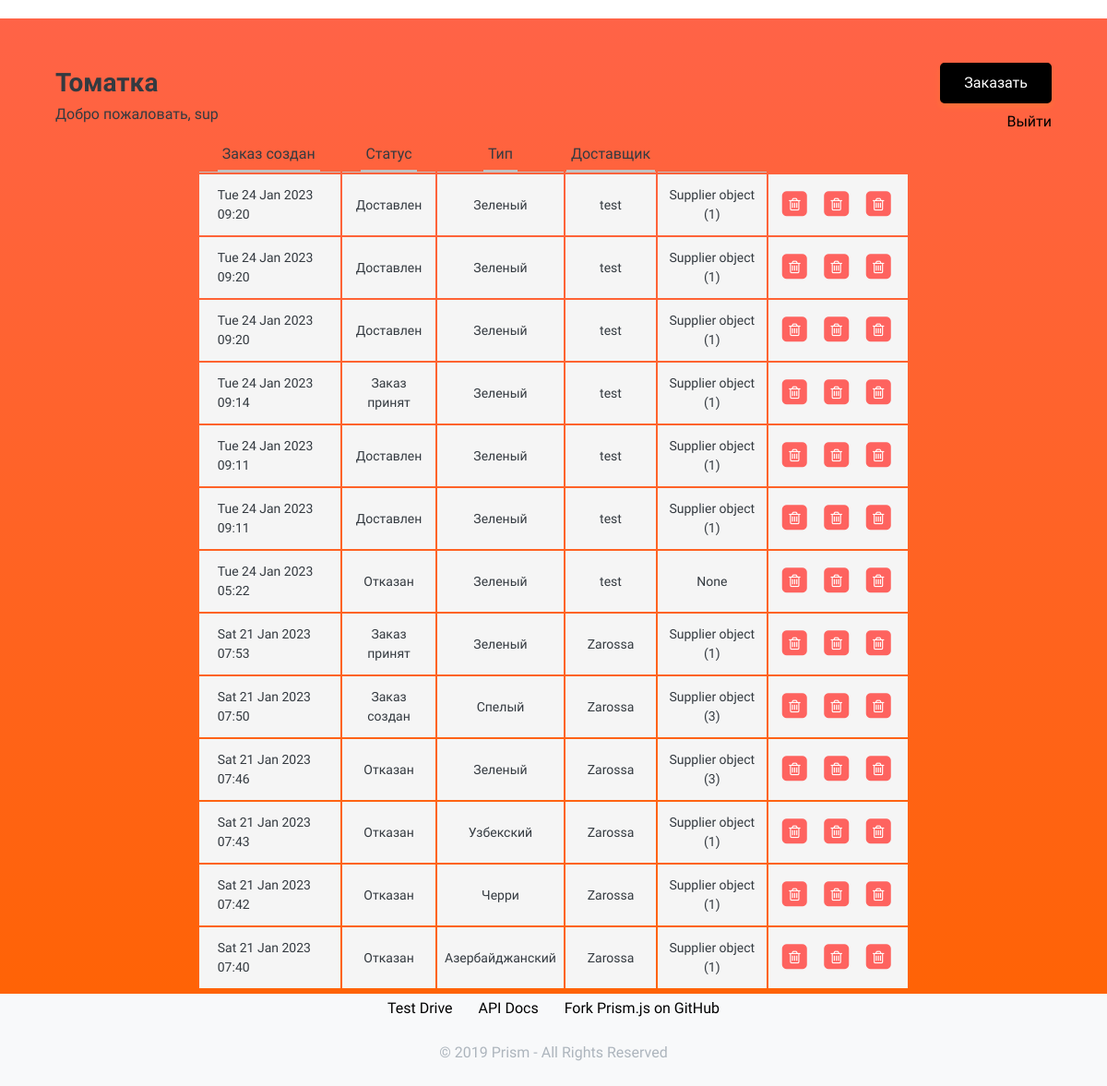
/supplier_profile (signed in), run on the app's committed database.
### website/auth/models.py (models this page shows)
class User(AbstractUser):
    is_customer = models.BooleanField(default=False)
    is_supplier = models.BooleanField(default=False)

class Supplier(models.Model):
    user = models.OneToOneField(User, on_delete=models.CASCADE, primary_key=True)
    company_name = models.CharField(max_length=50, null=False, blank=False)

### website/models.py (models this page shows, shortened)
class Order(models.Model):
	CREATED = 0
	ACCEPTED = 1
	SHIPPING = 2
	DELIVERED = 3
	DECLINED = 4
	DISPUTE = 5
	STATUS_CHOICES = (
	    (CREATED, 'Заказ создан'),
	    (ACCEPTED, 'Заказ принят'),
	    (SHIPPING, 'В пути'),
	    (DELIVERED, "Доставлен"),
	    (DECLINED, "Отказан"),
	    (DISPUTE, "Открыт спор"),
	)
	GREEN = 0
	RIPE = 1
	CHERRY = 2
	UZBEK = 3
	AZER = 4
	TOMATO_TYPE = (
		(GREEN, 'Зеленый'),
		(RIPE, 'Спелый'),
		(CHERRY, 'Черри'),
		(UZBEK, 'Узбекский'),
		(AZER, 'Азербайджанский')
	)
	customer = models.ForeignKey(User, on_delete=models.CASCADE)
	supplier = models.ForeignKey(Supplier, on_delete=SET_NULL, null=True)
	timestamp = models.DateTimeField(default=datetime.now, editable=False)
	status = models.IntegerField(choices=STATUS_CHOICES)
	tomato_type = models.IntegerField(choices=TOMATO_TYPE, default=GREEN)
	def get_status_display(self):
		return Order.STATUS_CHOICES[self.status][1]
	def get_type_display(self):
		return Order.TOMATO_TYPE[self.tomato_type][1]

### website/views.py (the view)
# urls.py: path('supplier_profile', views.supplier_profile, name='supplier_profile'),
@login_required
@supplier_required
def supplier_profile(request):
    usr = request.user
    print(usr.is_supplier)
    orders = Order.objects.order_by('-timestamp')#, supplier__isnull)    .filter(supplier__isnull=True)
    return render(request, 'users/supplier_profile.html', { 'orders' : orders })

### frontend/templates/users/supplier_profile.html (shortened to what this page needs)
{% extends "base.html" %}
{% load static %}
{% block content %}
<link rel="stylesheet" href="{% static 'css/orders.css' %}">
<link href="https://maxcdn.bootstrapcdn.com/font-awesome/4.3.0/css/font-awesome.min.css" rel="stylesheet">
<div class="container">
<div class="row">
	<div class="col-lg-12">
		<div class="main-box clearfix">
			{% if orders %}
			<div class="table-responsive">
				<table class="table user-list">
					<thead>
						<tr>
							<th><span>Заказ создан</span></th>
							<th class="text-center"><span>Статус</span></th>
							<th class="text-center"><span>Тип</span></th>
							<th class="text-center"><span>Доставщик</span></th>
							<th>&nbsp;</th>
						</tr>
					</thead>
					<tbody>
		                {% for order in orders %}
		                    {% include "users/supplier_order.html" with order=order %}
		                {% endfor %}
					</tbody>
				</table>
	            {% else %}
	                <div class="profile-list-placeholder">
	                    Пользователь пока не сделал ни одного заказа...
	                </div>
            	{% endif %}
			</div>
		</div>
	</div>
</div>
</div>
{% endblock %}

### frontend/templates/base.html (shortened to what this page needs)
{% load static %}
<!doctype html>
<html lang="ru">
<head>
    <link rel="stylesheet" href="{% static 'css/bootstrap.css' %}">
</head>
<body>
<section class="bg-gradient pt-5 pb-6" style="min-height: 100%;  margin-bottom: -100px;">
    <div class="container">
        <div class="col-12 d-flex flex-row align-items-center justify-content-between">
          <div class="heading-brand">Томатка</div>
          <a href="{% url 'order' %}" class="btn btn-dark">Заказать</a>
        </div>
        <div class="col-12 d-flex flex-row align-items-center justify-content-between">
            {% if user.is_authenticated%}
            <p>Добро пожаловать, {{user.username}}</p>
            <a href="{% url 'logout' %}">Выйти</a>
            {%else%}
            <p>Please <a href="{% url 'login' %}">Login</a></p>
            {%endif%}
        </div>
        <div class="col-md-9 mx-auto">
            {% block content %}{% endblock %}
        </div>
      </div>
</section>
<footer class="py-1 my-2 bg-light" style="height: 100px;">
    <div class="container">
        <div class="row">
            <div class="col-12 text-center">
                <ul class="list-inline">
                    <li class="list-inline-item"><a href="https://prismjs.com/test.html">Test Drive</a></li>
                    <li class="list-inline-item"><a href="https://prismjs.com/extending.html">API Docs</a></li>
                    <li class="list-inline-item"><a href="https://github.com/LeaVerou/prism/">Fork Prism.js on GitHub</a></li>
                </ul>
            </div>
        </div>
        <div class="row my-2">
            <div class="col-md-4 mx-auto text-muted text-center small-xl">
                &copy; 2019 Prism - All Rights Reserved
            </div>
        </div>
    </div>
</footer>
</body>
</html>

### frontend/templates/users/supplier_order.html
<tr data-orderid={{ order.id }}>
	<td>
		{{ order.timestamp|date:"D d M Y" }} {{ order.timestamp|time:"H:i" }}
	</td>
	<td class="text-center">
		<span id="order_status" class="label label-default">{{order.get_status_display}}</span>
	</td>
	<td class="text-center">
		<span class="label label-default">{{order.get_type_display}}</span>
	</td>
	<td class="text-center">
		<span id="customer" class="label label-default">{{order.customer}}</span>
	</td>
	<td class="text-center">
		<span id="supplier" class="label label-default">{{order.supplier}}</span>
	</td>
	<td style="width: 20%;">
		<a class="table-link danger accept-action">
			<span class="fa-stack">
				<i class="fa fa-square fa-stack-2x"></i>
				<i class="fa fa-trash-o fa-stack-1x fa-inverse"></i>
			</span>
		</a>
		<a class="table-link danger shipping-action">
			<span class="fa-stack">
				<i class="fa fa-square fa-stack-2x"></i>
				<i class="fa fa-trash-o fa-stack-1x fa-inverse"></i>
			</span>
		</a>
		<a class="table-link danger delivered-action">
			<span class="fa-stack">
				<i class="fa fa-square fa-stack-2x"></i>
				<i class="fa fa-trash-o fa-stack-1x fa-inverse"></i>
			</span>
		</a>
	</td>
</tr>

### frontend/static/css/orders.css (style rules this page uses)
body { margin-top:20px; }
.table { border-collapse: separate; }
.table thead > tr > th { border-bottom: 1px solid #C2C2C2; padding-bottom: 0; }
.table tbody > tr > td { font-size: 0.875em; background: #f5f5f5; vertical-align: middle; padding: 12px 8px; }
.table tbody > tr > td:first-child, .table thead > tr > th:first-child { padding-left: 20px; }
.table thead > tr > th span { border-bottom: 2px solid #C2C2C2; display: inline-block; padding: 0 5px; padding-bottom: 5px; font-weight: normal; }
.table a.table-link { margin: 0 5px; font-size: 1.125em; }
.table a.table-link.danger { color: #fe635f; }

### data on the page
User: username "sup"
Order: timestamp "Tue 24 Jan 2023", timestamp "09:20", status "Доставлен", type "Зеленый", customer "test", supplier "Supplier object (1)"
Order: timestamp "Tue 24 Jan 2023", timestamp "09:20", status "Доставлен", type "Зеленый", customer "test", supplier "Supplier object (1)"
Order: timestamp "Tue 24 Jan 2023", timestamp "09:20", status "Доставлен", type "Зеленый", customer "test", supplier "Supplier object (1)"
Order: timestamp "Tue 24 Jan 2023", timestamp "09:14", status "Заказ принят", type "Зеленый", customer "test", supplier "Supplier object (1)"
Order: timestamp "Tue 24 Jan 2023", timestamp "09:11", status "Доставлен", type "Зеленый", customer "test", supplier "Supplier object (1)"
Order: timestamp "Tue 24 Jan 2023", timestamp "09:11", status "Доставлен", type "Зеленый", customer "test", supplier "Supplier object (1)"
Order: timestamp "Tue 24 Jan 2023", timestamp "05:22", status "Отказан", type "Зеленый", customer "test", supplier "None"
Order: timestamp "Sat 21 Jan 2023", timestamp "07:53", status "Заказ принят", type "Зеленый", customer "Zarossa", supplier "Supplier object (1)"
Order: timestamp "Sat 21 Jan 2023", timestamp "07:50", status "Заказ создан", type "Спелый", customer "Zarossa", supplier "Supplier object (3)"
Order: timestamp "Sat 21 Jan 2023", timestamp "07:46", status "Отказан", type "Зеленый", customer "Zarossa", supplier "Supplier object (3)"
Order: timestamp "Sat 21 Jan 2023", timestamp "07:43", status "Отказан", type "Узбекский", customer "Zarossa", supplier "Supplier object (1)"
Order: timestamp "Sat 21 Jan 2023", timestamp "07:42", status "Отказан", type "Черри", customer "Zarossa", supplier "Supplier object (1)"
Order: timestamp "Sat 21 Jan 2023", timestamp "07:40", status "Отказан", type "Азербайджанский", customer "Zarossa", supplier "Supplier object (1)"
